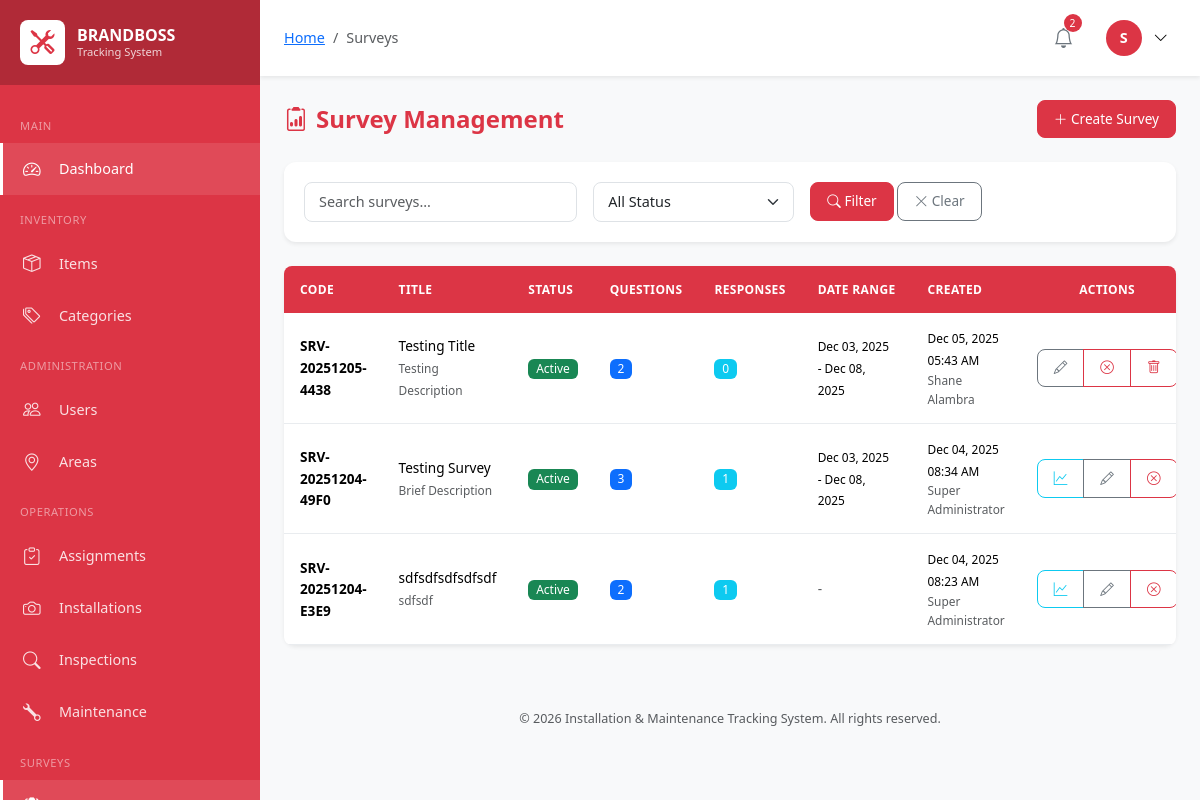
The app's page /modules/surveys/index.php (signed in) with its own data.
### tables this page shows
CREATE TABLE `users` (
  `id` int(10) UNSIGNED NOT NULL,
  `employee_id` varchar(50) NOT NULL,
  `username` varchar(100) NOT NULL,
  `password` varchar(255) NOT NULL,
  `email` varchar(150) NOT NULL,
  `full_name` varchar(200) NOT NULL,
  `phone` varchar(20) DEFAULT NULL,
  `role` enum('super_admin','user_1','user_2','user_3','user_4') NOT NULL,
  `profile_image` varchar(255) DEFAULT NULL,
  `status` enum('active','inactive','suspended') DEFAULT 'active',
  `last_login` datetime DEFAULT NULL,
  `created_by` int(10) UNSIGNED DEFAULT NULL,
  `created_at` timestamp NOT NULL DEFAULT current_timestamp(),
  `updated_at` timestamp NOT NULL DEFAULT current_timestamp() ON UPDATE current_timestamp()
);

CREATE TABLE `surveys` (
  `id` bigint(20) UNSIGNED NOT NULL,
  `survey_code` varchar(50) NOT NULL,
  `title` varchar(255) NOT NULL,
  `description` text DEFAULT NULL,
  `status` enum('draft','active','closed') DEFAULT 'draft',
  `start_date` date DEFAULT NULL,
  `end_date` date DEFAULT NULL,
  `is_anonymous` tinyint(1) DEFAULT 0,
  `allow_multiple` tinyint(1) DEFAULT 0 COMMENT 'Allow multiple responses per user',
  `target_roles` varchar(255) DEFAULT NULL COMMENT 'JSON array of roles that can answer',
  `created_by` int(10) UNSIGNED NOT NULL,
  `created_at` timestamp NOT NULL DEFAULT current_timestamp(),
  `updated_at` timestamp NOT NULL DEFAULT current_timestamp() ON UPDATE current_timestamp()
);

### modules/surveys/index.php (the view, shortened to what the rows shown need)
<?php
require_once '../../includes/header.php';
$db = Database::getInstance();
$page = max(1, intval($_GET['page'] ?? 1));
$where = ['1=1'];
$params = [];
$whereClause = implode(' AND ', $where);
$sql = "SELECT s.*, u.full_name as created_by_name,
        (SELECT COUNT(*) FROM survey_questions WHERE survey_id = s.id) as question_count,
        (SELECT COUNT(*) FROM survey_responses WHERE survey_id = s.id AND status = 'completed') as response_count
        FROM surveys s
        JOIN users u ON s.created_by = u.id
        WHERE {$whereClause}
        ORDER BY s.created_at DESC";
$result = $db->paginate($sql, $params, $page, ITEMS_PER_PAGE);
$surveys = $result['data'];
?>
<div class="d-flex justify-content-between align-items-center mb-4">
    <h1 class="page-title mb-0">
        <i class="bi bi-clipboard2-data me-2"></i>Survey Management
    </h1>
</div>
<div class="card">
    <div class="card-body p-0">
        <div class="table-responsive">
            <table class="table table-hover mb-0">
                <thead>
                    <tr>
                        <th>Code</th>
                        <th>Title</th>
                        <th>Status</th>
                        <th>Questions</th>
                        <th>Responses</th>
                        <th>Date Range</th>
                        <th>Created</th>
                        <th class="text-center">Actions</th>
                    </tr>
                </thead>
                <tbody>
                    <?php if (empty($surveys)): ?>
                    <tr>
                        <td colspan="8" class="text-center py-4">
                            <div class="text-muted">
                                <i class="bi bi-clipboard2-data display-6 d-block mb-2"></i>
                                No surveys found
                                <div class="mt-2">
                                    <a href="create.php" class="btn btn-primary btn-sm">Create your first survey</a>
                                </div>
                            </div>
                        </td>
                    </tr>
                    <?php else: ?>
                    <?php foreach ($surveys as $survey): ?>
                    <tr>
                        <td><strong><?php echo clean($survey['survey_code']); ?></strong></td>
                        <td>
                            <div><?php echo clean($survey['title']); ?></div>
                            <?php if ($survey['description']): ?>
                            <small class="text-muted"><?php echo clean(truncate($survey['description'], 50)); ?></small>
                            <?php endif; ?>
                        </td>
                        <td>
                            <?php
                            $statusColors = [
                                'draft' => 'secondary',
                                'active' => 'success',
                                'closed' => 'danger'
                            ];
                            $statusColor = $statusColors[$survey['status']] ?? 'secondary';
                            ?>
                            <span class="badge bg-<?php echo $statusColor; ?>">
                                <?php echo ucfirst($survey['status']); ?>
                            </span>
                        </td>
                        <td>
                            <span class="badge bg-primary"><?php echo $survey['question_count']; ?></span>
                        </td>
                        <td>
                            <span class="badge bg-info"><?php echo $survey['response_count']; ?></span>
                        </td>
                        <td>
                            <?php if ($survey['start_date'] && $survey['end_date']): ?>
                            <small>
                                <?php echo formatDate($survey['start_date']); ?> -
                                <?php echo formatDate($survey['end_date']); ?>
                            </small>
                            <?php else: ?>
                            <span class="text-muted">-</span>
                            <?php endif; ?>
                        </td>
                        <td>
                            <small><?php echo formatDateTime($survey['created_at']); ?></small>
                            <div class="text-muted small"><?php echo clean($survey['created_by_name']); ?></div>
                        </td>
                        <td class="text-center">
                            <div class="btn-group btn-group-sm">
                                <?php if ($survey['response_count'] > 0): ?>
                                <a href="results.php?id=<?php echo $survey['id']; ?>" class="btn btn-outline-info" title="View Results">
                                    <i class="bi bi-graph-up"></i>
                                </a>
                                <?php endif; ?>
                                <?php if ($survey['status'] !== 'closed'): ?>
                                <a href="edit.php?id=<?php echo $survey['id']; ?>" class="btn btn-outline-secondary" title="Edit">
                                    <i class="bi bi-pencil"></i>
                                </a>
                                <?php endif; ?>
                                <?php if ($survey['status'] === 'draft'): ?>
                                <button type="button" class="btn btn-outline-success btn-publish"
                                        data-id="<?php echo $survey['id']; ?>" title="Publish">
                                    <i class="bi bi-send"></i>
                                </button>
                                <?php elseif ($survey['status'] === 'active'): ?>
                                <button type="button" class="btn btn-outline-danger btn-close-survey"
                                        data-id="<?php echo $survey['id']; ?>" title="Close Survey">
                                    <i class="bi bi-x-circle"></i>
                                </button>
                                <?php endif; ?>
                                <?php if ($survey['response_count'] == 0): ?>
                                <button type="button" class="btn btn-outline-danger btn-delete"
                                        data-id="<?php echo $survey['id']; ?>" title="Delete">
                                    <i class="bi bi-trash"></i>
                                </button>
                                <?php endif; ?>
                            </div>
                        </td>
                    </tr>
                    <?php endforeach; ?>
                    <?php endif; ?>
                </tbody>
            </table>
        </div>
    </div>
</div>
<?php
require_once '../../includes/footer.php';
?>

### includes/header.php (shortened to what the rows shown need)
<?php
require_once __DIR__ . '/../classes/Database.php';
require_once __DIR__ . '/../classes/Auth.php';
require_once __DIR__ . '/helpers.php';
$auth = Auth::getInstance();
$auth->requireAuth();
$currentUser = $auth->user();
?>
<!DOCTYPE html>
<html lang="en">
<head>
    <link href="https://cdn.jsdelivr.net/npm/bootstrap@5.3.2/dist/css/bootstrap.min.css" rel="stylesheet">
    <link href="https://cdn.jsdelivr.net/npm/bootstrap-icons@1.11.1/font/bootstrap-icons.css" rel="stylesheet">
    <link href="https://cdn.datatables.net/1.13.6/css/dataTables.bootstrap5.min.css" rel="stylesheet">
    <link href="<?php echo APP_URL; ?>/assets/css/style.css" rel="stylesheet">
    <link href="https://unpkg.com/leaflet@1.9.4/dist/leaflet.css" rel="stylesheet">
</head>
<body>
    <main class="main-content">
        <header class="top-navbar">
            <div class="navbar-right">
                <div class="dropdown user-dropdown">
                    <button class="user-btn" data-bs-toggle="dropdown">
                        <div class="user-avatar">
                            <?php echo strtoupper(substr($currentUser['full_name'], 0, 1)); ?>
                        </div>
                        <i class="bi bi-chevron-down ms-1"></i>
                    </button>
                </div>
            </div>
        </header>
        <div class="content-area">

### records on screen
users: full_name "S"
surveys: survey_code "SRV-20251205-4438", title "Testing Title", description "Testing Description", status "Active", question_count "2", response_count "0", start_date "Dec 03, 2025", end_date "Dec 08, 2025", created_at "Dec 05, 2025 05:43 AM", created_by.full_name "Shane Alambra"
surveys: survey_code "SRV-20251204-49F0", title "Testing Survey", description "Brief Description", status "Active", question_count "3", response_count "1", start_date "Dec 03, 2025", end_date "Dec 08, 2025", created_at "Dec 04, 2025 08:34 AM", created_by.full_name "Super Administrator"
surveys: survey_code "SRV-20251204-E3E9", title "sdfsdfsdfsdfsdf", description "sdfsdf", status "Active", question_count "2", response_count "1", created_at "Dec 04, 2025 08:23 AM", created_by.full_name "Super Administrator"

### other values on screen
$crumb['title'] "Surveys"
$notificationCount "2"
APP_NAME "Installation & Maintenance Tracking System"
